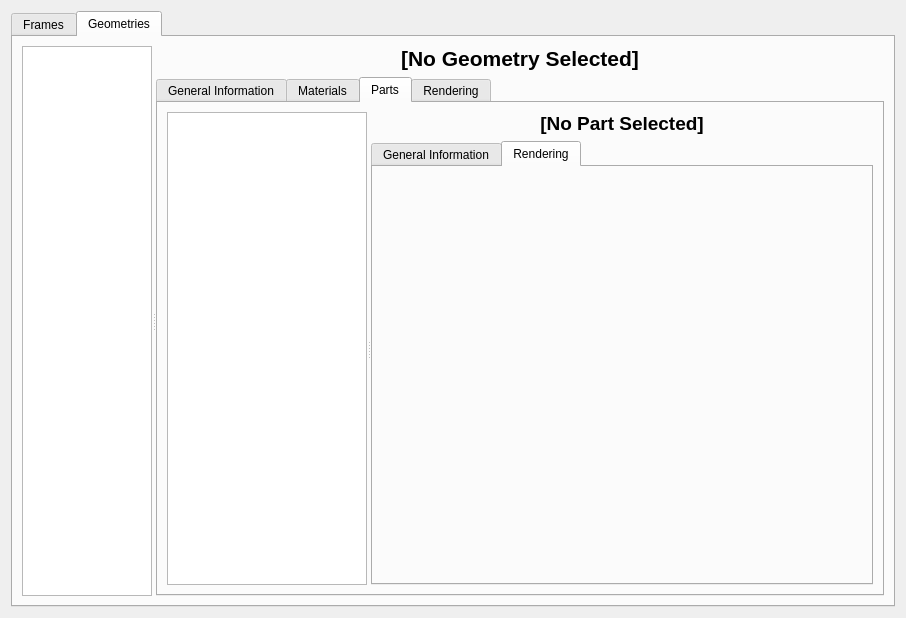
<?xml version="1.0" encoding="UTF-8"?>
<ui version="4.0">
 <class>DFFWidget</class>
 <widget class="QWidget" name="DFFWidget">
  <property name="geometry">
   <rect>
    <x>0</x>
    <y>0</y>
    <width>906</width>
    <height>618</height>
   </rect>
  </property>
  <property name="windowTitle">
   <string notr="true">XXX</string>
  </property>
  <layout class="QVBoxLayout" name="verticalLayout">
   <item>
    <widget class="QTabWidget" name="tabWidget">
     <property name="currentIndex">
      <number>1</number>
     </property>
     <widget class="QWidget" name="tab">
      <attribute name="title">
       <string>Frames</string>
      </attribute>
      <layout class="QHBoxLayout" name="horizontalLayout">
       <item>
        <widget class="QSplitter" name="splitter">
         <property name="orientation">
          <enum>Qt::Horizontal</enum>
         </property>
         <widget class="QListWidget" name="frameList"/>
         <widget class="QWidget" name="widget" native="true">
          <layout class="QVBoxLayout" name="verticalLayout_2">
           <item>
            <widget class="QLabel" name="frameNameLabel">
             <property name="font">
              <font>
               <pointsize>16</pointsize>
               <weight>75</weight>
               <bold>true</bold>
              </font>
             </property>
             <property name="text">
              <string>[No Frame Selected]</string>
             </property>
             <property name="alignment">
              <set>Qt::AlignCenter</set>
             </property>
            </widget>
           </item>
           <item>
            <widget class="QWidget" name="widget_2" native="true">
             <property name="sizePolicy">
              <sizepolicy hsizetype="Preferred" vsizetype="Preferred">
               <horstretch>0</horstretch>
               <verstretch>1</verstretch>
              </sizepolicy>
             </property>
             <layout class="QFormLayout" name="formLayout">
              <property name="fieldGrowthPolicy">
               <enum>QFormLayout::ExpandingFieldsGrow</enum>
              </property>
              <item row="0" column="0">
               <widget class="QLabel" name="label_2">
                <property name="text">
                 <string>Translation</string>
                </property>
               </widget>
              </item>
              <item row="0" column="1">
               <widget class="QLabel" name="frameTranslationLabel">
                <property name="text">
                 <string notr="true">-</string>
                </property>
               </widget>
              </item>
              <item row="1" column="0">
               <widget class="QLabel" name="label_4">
                <property name="text">
                 <string>Rotation</string>
                </property>
               </widget>
              </item>
              <item row="1" column="1">
               <widget class="QLabel" name="frameRotationLabel">
                <property name="text">
                 <string notr="true">-</string>
                </property>
               </widget>
              </item>
              <item row="2" column="0">
               <widget class="QLabel" name="label_6">
                <property name="text">
                 <string>Parent Frame</string>
                </property>
               </widget>
              </item>
              <item row="2" column="1">
               <widget class="QLabel" name="frameParentLabel">
                <property name="text">
                 <string notr="true">-</string>
                </property>
               </widget>
              </item>
              <item row="3" column="0">
               <widget class="QLabel" name="label_7">
                <property name="text">
                 <string>Flags</string>
                </property>
               </widget>
              </item>
              <item row="3" column="1">
               <widget class="QLabel" name="frameFlagsLabel">
                <property name="text">
                 <string notr="true">-</string>
                </property>
               </widget>
              </item>
             </layout>
            </widget>
           </item>
          </layout>
         </widget>
        </widget>
       </item>
      </layout>
     </widget>
     <widget class="QWidget" name="tab_2">
      <attribute name="title">
       <string>Geometries</string>
      </attribute>
      <layout class="QHBoxLayout" name="horizontalLayout_2">
       <item>
        <widget class="QSplitter" name="splitter_2">
         <property name="orientation">
          <enum>Qt::Horizontal</enum>
         </property>
         <widget class="QListWidget" name="geometryList">
          <property name="sizePolicy">
           <sizepolicy hsizetype="Expanding" vsizetype="Expanding">
            <horstretch>1</horstretch>
            <verstretch>0</verstretch>
           </sizepolicy>
          </property>
         </widget>
         <widget class="QWidget" name="widget_3" native="true">
          <property name="sizePolicy">
           <sizepolicy hsizetype="Preferred" vsizetype="Preferred">
            <horstretch>2</horstretch>
            <verstretch>0</verstretch>
           </sizepolicy>
          </property>
          <layout class="QVBoxLayout" name="verticalLayout_4">
           <item>
            <widget class="QLabel" name="geometryNameLabel">
             <property name="font">
              <font>
               <pointsize>16</pointsize>
               <weight>75</weight>
               <bold>true</bold>
              </font>
             </property>
             <property name="text">
              <string>[No Geometry Selected]</string>
             </property>
             <property name="alignment">
              <set>Qt::AlignCenter</set>
             </property>
            </widget>
           </item>
           <item>
            <widget class="QTabWidget" name="tabWidget_2">
             <property name="currentIndex">
              <number>2</number>
             </property>
             <widget class="QWidget" name="tab_3">
              <attribute name="title">
               <string>General Information</string>
              </attribute>
              <layout class="QFormLayout" name="formLayout_2">
               <property name="fieldGrowthPolicy">
                <enum>QFormLayout::ExpandingFieldsGrow</enum>
               </property>
               <item row="0" column="0">
                <widget class="QLabel" name="label">
                 <property name="text">
                  <string>Face Format</string>
                 </property>
                </widget>
               </item>
               <item row="0" column="1">
                <widget class="QLabel" name="geometryFaceFormatLabel">
                 <property name="text">
                  <string notr="true">-</string>
                 </property>
                </widget>
               </item>
               <item row="1" column="0">
                <widget class="QLabel" name="label_3">
                 <property name="text">
                  <string>Flags</string>
                 </property>
                </widget>
               </item>
               <item row="1" column="1">
                <widget class="QLabel" name="geometryFlagsLabel">
                 <property name="text">
                  <string notr="true">-</string>
                 </property>
                </widget>
               </item>
               <item row="2" column="0">
                <widget class="QLabel" name="label_8">
                 <property name="text">
                  <string>UV Set Count</string>
                 </property>
                </widget>
               </item>
               <item row="2" column="1">
                <widget class="QLabel" name="geometryUVSetCountLabel">
                 <property name="text">
                  <string notr="true">-</string>
                 </property>
                </widget>
               </item>
               <item row="3" column="0">
                <widget class="QLabel" name="label_10">
                 <property name="text">
                  <string>Vertex Count</string>
                 </property>
                </widget>
               </item>
               <item row="3" column="1">
                <widget class="QLabel" name="geometryVertexCountLabel">
                 <property name="text">
                  <string notr="true">-</string>
                 </property>
                </widget>
               </item>
               <item row="4" column="0">
                <widget class="QLabel" name="label_12">
                 <property name="text">
                  <string>Frame Count</string>
                 </property>
                </widget>
               </item>
               <item row="4" column="1">
                <widget class="QLabel" name="geometryFrameCountLabel">
                 <property name="text">
                  <string notr="true">-</string>
                 </property>
                </widget>
               </item>
               <item row="5" column="0">
                <widget class="QLabel" name="label_14">
                 <property name="text">
                  <string>Ambient Light</string>
                 </property>
                </widget>
               </item>
               <item row="5" column="1">
                <widget class="QLabel" name="geometryAmbientLightLabel">
                 <property name="text">
                  <string notr="true">-</string>
                 </property>
                </widget>
               </item>
               <item row="6" column="0">
                <widget class="QLabel" name="label_16">
                 <property name="text">
                  <string>Diffuse Light</string>
                 </property>
                </widget>
               </item>
               <item row="6" column="1">
                <widget class="QLabel" name="geometryDiffuseLightLabel">
                 <property name="text">
                  <string notr="true">-</string>
                 </property>
                </widget>
               </item>
               <item row="7" column="0">
                <widget class="QLabel" name="label_18">
                 <property name="text">
                  <string>Specular Light</string>
                 </property>
                </widget>
               </item>
               <item row="7" column="1">
                <widget class="QLabel" name="geometrySpecularLightLabel">
                 <property name="text">
                  <string notr="true">-</string>
                 </property>
                </widget>
               </item>
               <item row="8" column="0">
                <widget class="QLabel" name="label_20">
                 <property name="text">
                  <string>Vertex Colors</string>
                 </property>
                </widget>
               </item>
               <item row="8" column="1">
                <widget class="QLabel" name="geometryVertexColorsLabel">
                 <property name="text">
                  <string notr="true">-</string>
                 </property>
                </widget>
               </item>
               <item row="9" column="0">
                <widget class="QLabel" name="label_22">
                 <property name="text">
                  <string>Normals</string>
                 </property>
                </widget>
               </item>
               <item row="9" column="1">
                <widget class="QLabel" name="geometryNormalsLabel">
                 <property name="text">
                  <string notr="true">-</string>
                 </property>
                </widget>
               </item>
               <item row="10" column="0">
                <widget class="QLabel" name="label_24">
                 <property name="text">
                  <string>Bounds</string>
                 </property>
                </widget>
               </item>
               <item row="10" column="1">
                <widget class="QLabel" name="geometryBoundsLabel">
                 <property name="text">
                  <string notr="true">-</string>
                 </property>
                </widget>
               </item>
               <item row="11" column="0">
                <widget class="QLabel" name="label_26">
                 <property name="text">
                  <string>Material Count</string>
                 </property>
                </widget>
               </item>
               <item row="11" column="1">
                <widget class="QLabel" name="geometryMaterialCountLabel">
                 <property name="text">
                  <string notr="true">-</string>
                 </property>
                </widget>
               </item>
               <item row="12" column="0">
                <widget class="QLabel" name="label_28">
                 <property name="text">
                  <string>Part Count</string>
                 </property>
                </widget>
               </item>
               <item row="12" column="1">
                <widget class="QLabel" name="geometryPartCountLabel">
                 <property name="text">
                  <string notr="true">-</string>
                 </property>
                </widget>
               </item>
               <item row="13" column="0">
                <widget class="QLabel" name="label_30">
                 <property name="text">
                  <string>Associated Frame</string>
                 </property>
                </widget>
               </item>
               <item row="13" column="1">
                <widget class="QLabel" name="geometryFrameLabel">
                 <property name="text">
                  <string notr="true">-</string>
                 </property>
                </widget>
               </item>
              </layout>
             </widget>
             <widget class="QWidget" name="tab_5">
              <attribute name="title">
               <string>Materials</string>
              </attribute>
              <layout class="QHBoxLayout" name="horizontalLayout_4">
               <item>
                <widget class="QSplitter" name="splitter_3">
                 <property name="orientation">
                  <enum>Qt::Horizontal</enum>
                 </property>
                 <widget class="QListWidget" name="materialList">
                  <property name="sizePolicy">
                   <sizepolicy hsizetype="Expanding" vsizetype="Expanding">
                    <horstretch>1</horstretch>
                    <verstretch>0</verstretch>
                   </sizepolicy>
                  </property>
                 </widget>
                 <widget class="QWidget" name="widget_4" native="true">
                  <property name="sizePolicy">
                   <sizepolicy hsizetype="Preferred" vsizetype="Preferred">
                    <horstretch>2</horstretch>
                    <verstretch>0</verstretch>
                   </sizepolicy>
                  </property>
                  <layout class="QVBoxLayout" name="verticalLayout_3">
                   <item>
                    <widget class="QLabel" name="materialNameLabel">
                     <property name="font">
                      <font>
                       <pointsize>14</pointsize>
                       <weight>75</weight>
                       <bold>true</bold>
                      </font>
                     </property>
                     <property name="text">
                      <string>[No Material Selected]</string>
                     </property>
                     <property name="alignment">
                      <set>Qt::AlignCenter</set>
                     </property>
                    </widget>
                   </item>
                   <item>
                    <widget class="QWidget" name="widget_5" native="true">
                     <property name="sizePolicy">
                      <sizepolicy hsizetype="Preferred" vsizetype="Preferred">
                       <horstretch>0</horstretch>
                       <verstretch>0</verstretch>
                      </sizepolicy>
                     </property>
                     <layout class="QFormLayout" name="formLayout_3">
                      <item row="0" column="0">
                       <widget class="QLabel" name="label_5">
                        <property name="text">
                         <string>Color</string>
                        </property>
                       </widget>
                      </item>
                      <item row="0" column="1">
                       <widget class="QLabel" name="materialColorLabel">
                        <property name="text">
                         <string notr="true">-</string>
                        </property>
                       </widget>
                      </item>
                      <item row="1" column="0">
                       <widget class="QLabel" name="label_13">
                        <property name="text">
                         <string>Texture Count</string>
                        </property>
                       </widget>
                      </item>
                      <item row="1" column="1">
                       <widget class="QLabel" name="materialTextureCountLabel">
                        <property name="text">
                         <string notr="true">-</string>
                        </property>
                       </widget>
                      </item>
                     </layout>
                    </widget>
                   </item>
                   <item>
                    <widget class="QWidget" name="widget_6" native="true">
                     <property name="sizePolicy">
                      <sizepolicy hsizetype="Preferred" vsizetype="Preferred">
                       <horstretch>0</horstretch>
                       <verstretch>1</verstretch>
                      </sizepolicy>
                     </property>
                     <layout class="QVBoxLayout" name="verticalLayout_6">
                      <item>
                       <widget class="QSplitter" name="splitter_4">
                        <property name="orientation">
                         <enum>Qt::Horizontal</enum>
                        </property>
                        <widget class="QListWidget" name="textureList"/>
                        <widget class="QWidget" name="widget_9" native="true">
                         <layout class="QVBoxLayout" name="verticalLayout_5">
                          <item>
                           <widget class="QLabel" name="textureNameLabel">
                            <property name="font">
                             <font>
                              <pointsize>12</pointsize>
                              <weight>75</weight>
                              <bold>true</bold>
                             </font>
                            </property>
                            <property name="text">
                             <string>[No Texture Selected]</string>
                            </property>
                            <property name="alignment">
                             <set>Qt::AlignCenter</set>
                            </property>
                           </widget>
                          </item>
                          <item>
                           <widget class="QWidget" name="widget_7" native="true">
                            <property name="sizePolicy">
                             <sizepolicy hsizetype="Preferred" vsizetype="Preferred">
                              <horstretch>0</horstretch>
                              <verstretch>1</verstretch>
                             </sizepolicy>
                            </property>
                            <layout class="QFormLayout" name="formLayout_4">
                             <property name="fieldGrowthPolicy">
                              <enum>QFormLayout::ExpandingFieldsGrow</enum>
                             </property>
                             <item row="0" column="0">
                              <widget class="QLabel" name="label_9">
                               <property name="text">
                                <string>Diffuse Name</string>
                               </property>
                              </widget>
                             </item>
                             <item row="0" column="1">
                              <widget class="QLabel" name="textureDiffuseNameLabel">
                               <property name="text">
                                <string notr="true">-</string>
                               </property>
                              </widget>
                             </item>
                             <item row="1" column="0">
                              <widget class="QLabel" name="label_15">
                               <property name="text">
                                <string>Alpha Name</string>
                               </property>
                              </widget>
                             </item>
                             <item row="1" column="1">
                              <widget class="QLabel" name="textureAlphaNameLabel">
                               <property name="text">
                                <string notr="true">-</string>
                               </property>
                              </widget>
                             </item>
                             <item row="2" column="0">
                              <widget class="QLabel" name="label_19">
                               <property name="text">
                                <string>Filter Flags</string>
                               </property>
                              </widget>
                             </item>
                             <item row="2" column="1">
                              <widget class="QLabel" name="textureFilterFlagsLabel">
                               <property name="text">
                                <string notr="true">-</string>
                               </property>
                              </widget>
                             </item>
                            </layout>
                           </widget>
                          </item>
                         </layout>
                        </widget>
                       </widget>
                      </item>
                     </layout>
                    </widget>
                   </item>
                  </layout>
                 </widget>
                </widget>
               </item>
              </layout>
             </widget>
             <widget class="QWidget" name="tab_6">
              <attribute name="title">
               <string>Parts</string>
              </attribute>
              <layout class="QVBoxLayout" name="verticalLayout_8">
               <item>
                <widget class="QSplitter" name="splitter_5">
                 <property name="orientation">
                  <enum>Qt::Horizontal</enum>
                 </property>
                 <widget class="QListWidget" name="geometryPartList">
                  <property name="maximumSize">
                   <size>
                    <width>200</width>
                    <height>16777215</height>
                   </size>
                  </property>
                 </widget>
                 <widget class="QWidget" name="widget_10" native="true">
                  <layout class="QVBoxLayout" name="verticalLayout_7">
                   <item>
                    <widget class="QLabel" name="geometryPartNameLabel">
                     <property name="font">
                      <font>
                       <pointsize>14</pointsize>
                       <weight>75</weight>
                       <bold>true</bold>
                      </font>
                     </property>
                     <property name="text">
                      <string>[No Part Selected]</string>
                     </property>
                     <property name="alignment">
                      <set>Qt::AlignCenter</set>
                     </property>
                    </widget>
                   </item>
                   <item>
                    <widget class="QTabWidget" name="tabWidget_3">
                     <property name="currentIndex">
                      <number>1</number>
                     </property>
                     <widget class="QWidget" name="tab_7">
                      <attribute name="title">
                       <string>General Information</string>
                      </attribute>
                      <layout class="QHBoxLayout" name="horizontalLayout_6">
                       <item>
                        <widget class="QWidget" name="widget_8" native="true">
                         <property name="sizePolicy">
                          <sizepolicy hsizetype="Preferred" vsizetype="Preferred">
                           <horstretch>0</horstretch>
                           <verstretch>1</verstretch>
                          </sizepolicy>
                         </property>
                         <layout class="QFormLayout" name="formLayout_5">
                          <item row="0" column="0">
                           <widget class="QLabel" name="label_11">
                            <property name="text">
                             <string>Index Count</string>
                            </property>
                           </widget>
                          </item>
                          <item row="0" column="1">
                           <widget class="QLabel" name="geometryPartIndexCountLabel">
                            <property name="text">
                             <string notr="true">-</string>
                            </property>
                           </widget>
                          </item>
                          <item row="1" column="0">
                           <widget class="QLabel" name="label_17">
                            <property name="text">
                             <string>Material</string>
                            </property>
                           </widget>
                          </item>
                          <item row="1" column="1">
                           <widget class="QLabel" name="geometryPartMaterialLabel">
                            <property name="text">
                             <string notr="true">-</string>
                            </property>
                           </widget>
                          </item>
                         </layout>
                        </widget>
                       </item>
                      </layout>
                     </widget>
                     <widget class="QWidget" name="tab_8">
                      <attribute name="title">
                       <string>Rendering</string>
                      </attribute>
                      <layout class="QHBoxLayout" name="horizontalLayout_7">
                       <item>
                        <widget class="QWidget" name="geometryPartRenderContainerWidget" native="true">
                         <layout class="QVBoxLayout" name="verticalLayout_9"/>
                        </widget>
                       </item>
                      </layout>
                     </widget>
                    </widget>
                   </item>
                  </layout>
                 </widget>
                </widget>
               </item>
              </layout>
             </widget>
             <widget class="QWidget" name="tab_4">
              <attribute name="title">
               <string>Rendering</string>
              </attribute>
              <layout class="QHBoxLayout" name="horizontalLayout_3">
               <item>
                <widget class="QWidget" name="geometryRenderContainerWidget" native="true">
                 <layout class="QHBoxLayout" name="horizontalLayout_5"/>
                </widget>
               </item>
              </layout>
             </widget>
            </widget>
           </item>
          </layout>
         </widget>
        </widget>
       </item>
      </layout>
     </widget>
    </widget>
   </item>
  </layout>
 </widget>
 <resources/>
 <connections/>
</ui>
